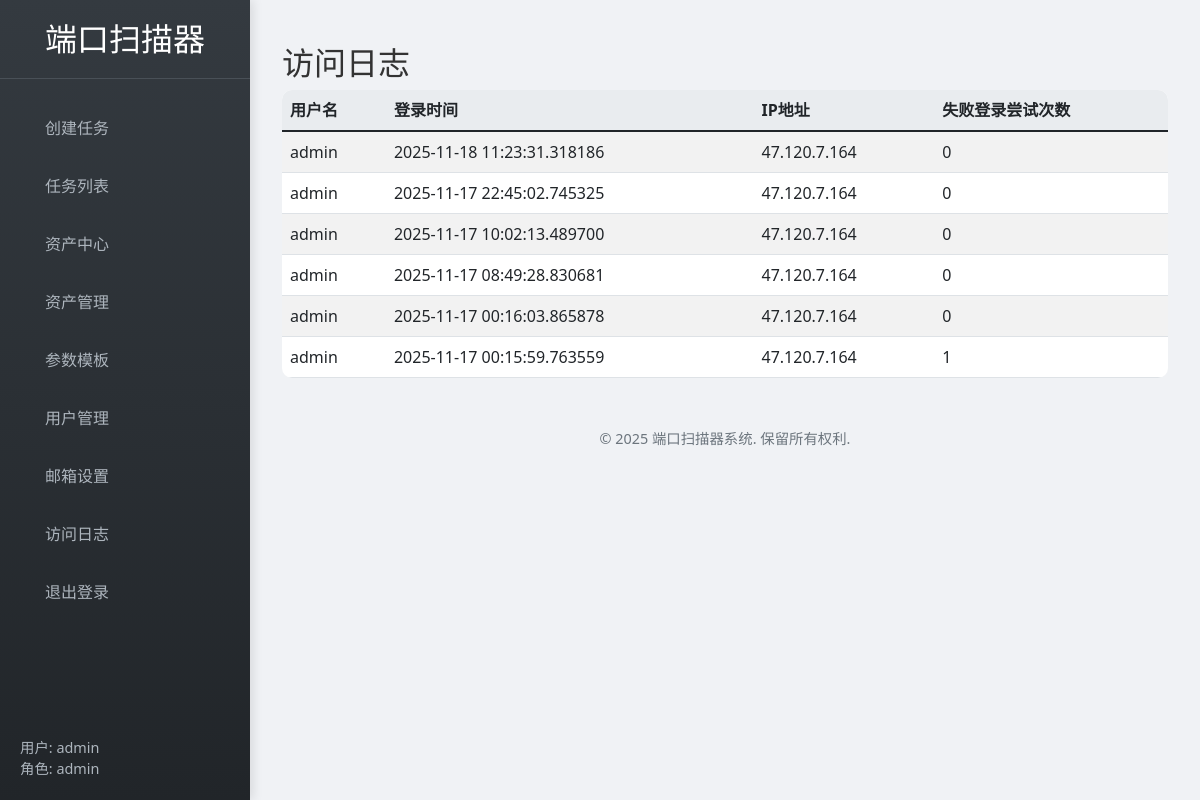
Page /access-log (signed in) on the committed database.
### app.py (models this page shows, shortened)
class AccessLog(db.Model):
    id = db.Column(db.Integer, primary_key=True)
    username = db.Column(db.String(80), nullable=False)
    ip_address = db.Column(db.String(45), nullable=False)
    user_agent = db.Column(db.Text, nullable=True)
    login_time = db.Column(db.DateTime, default=datetime.now)
    failed_login_attempts = db.Column(db.Integer, default=0)
    block_until = db.Column(db.DateTime, nullable=True)
    request_url = db.Column(db.String(200), nullable=True)

### app.py (the view)
@app.route('/access-log')
@login_required
def access_log():
    if not current_user.role == 'admin':
        return redirect(url_for('index'))
    logs = AccessLog.query.order_by(AccessLog.login_time.desc()).all()
    return render_template('access_log.html', logs=logs)

### app.py (called while the page is built)
@login_manager.user_loader
def load_user(user_id):
    return User.query.get(int(user_id))

### templates/access_log.html
{% extends "layout.html" %}
{% block content %}
<div class="container mt-4">
    <h2>访问日志</h2>
    <table class="table table-striped">
        <thead>
            <tr>
                <th>用户名</th>
                <th>登录时间</th>
                <th>IP地址</th>
                <th>失败登录尝试次数</th>
            </tr>
        </thead>
        <tbody>
            {% for log in logs %}
            <tr>
                <td>{{ log.username }}</td>
                <td>{{ log.login_time }}</td>
                <td>{{ log.ip_address }}</td>
                <td>{{ log.failed_login_attempts }}</td>
            </tr>
            {% endfor %}
        </tbody>
    </table>
</div>
{% endblock %}

### templates/layout.html (style rules this page uses)
:root { --primary-color: #4361ee; --secondary-color: #3f37c9; --success-color: #4cc9f0; --dark-color: #212529; --light-color: #f8f9fa; --sidebar-width: 250px; }
body { font-family: 'Segoe UI', Tahoma, Geneva, Verdana, sans-serif; background-color: #f0f2f5; color: #333; }
.table { background-color: white; border-radius: 10px; overflow: hidden; }
.table th { background-color: #e9ecef; }

### rows in the picture
AccessLog: username "admin", login_time "2025-11-18 11:23:31.318186", ip_address "47.120.7.164", failed_login_attempts "0"
AccessLog: username "admin", login_time "2025-11-17 22:45:02.745325", ip_address "47.120.7.164", failed_login_attempts "0"
AccessLog: username "admin", login_time "2025-11-17 10:02:13.489700", ip_address "47.120.7.164", failed_login_attempts "0"
AccessLog: username "admin", login_time "2025-11-17 08:49:28.830681", ip_address "47.120.7.164", failed_login_attempts "0"
AccessLog: username "admin", login_time "2025-11-17 00:16:03.865878", ip_address "47.120.7.164", failed_login_attempts "0"
AccessLog: username "admin", login_time "2025-11-17 00:15:59.763559", ip_address "47.120.7.164", failed_login_attempts "1"

### other values in the picture
{{ session.username }} "admin"
{{ session.role }} "admin"
